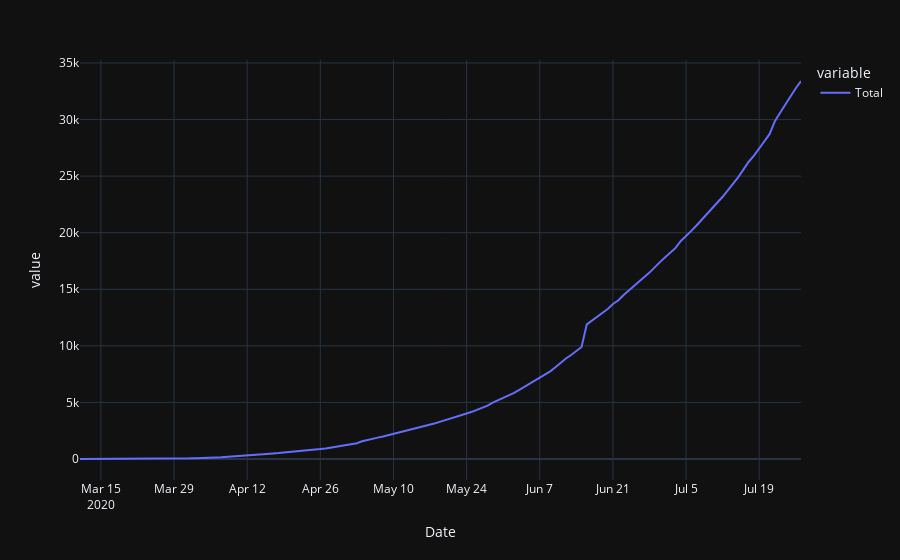

Notebook source saved alongside this figure:
### Markdown cell above
## Deaths

### Code cell
data=create_data_frame('Death')
plot_data_frame()

### Figure 1 — Plotly figure (JSON) as saved in the notebook; plotly's stock layout.template omitted (floating-point values rounded to 4 significant figures; data arrays with more than 128 entries replaced by an {"elided": "..."} marker saying what was removed)
{"data": [{"hovertemplate": "variable=Total<br>Date=%{x}<br>value=%{y}<extra></extra>", "legendgroup": "Total", "line": {"color": "#636efa", "dash": "solid"}, "mode": "lines", "name": "Total", "orientation": "v", "showlegend": true, "type": "scatter", "x": {"elided": "139 str values"}, "xaxis": "x", "y": {"elided": "139 int values"}, "yaxis": "y"}], "layout": {"legend": {"title": {"text": "variable"}, "tracegroupgap": 0}, "margin": {"t": 60}, "xaxis": {"anchor": "y", "domain": [0, 1], "title": {"text": "Date"}}, "yaxis": {"anchor": "x", "domain": [0, 1], "title": {"text": "value"}}}}
